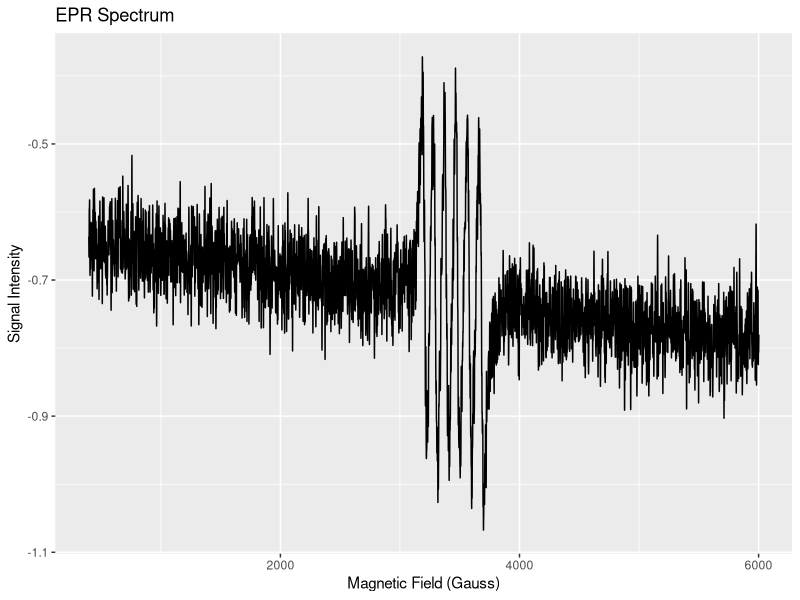
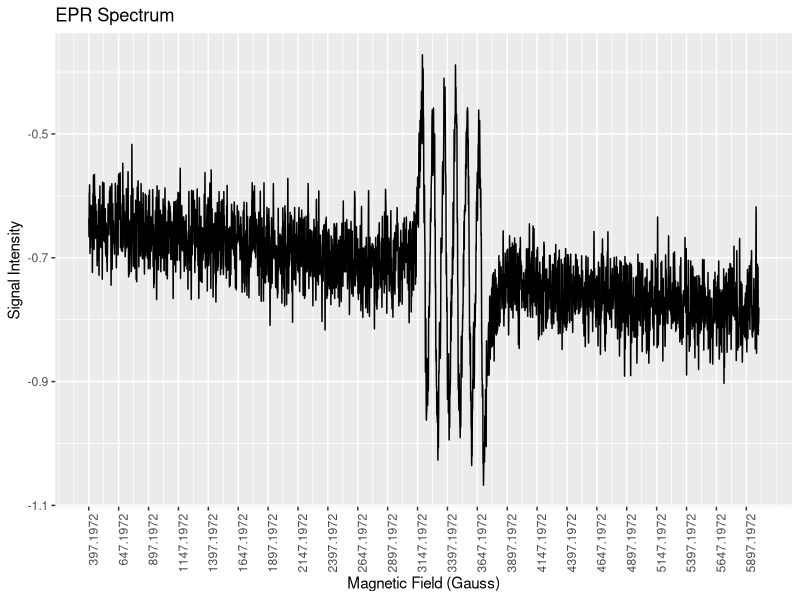
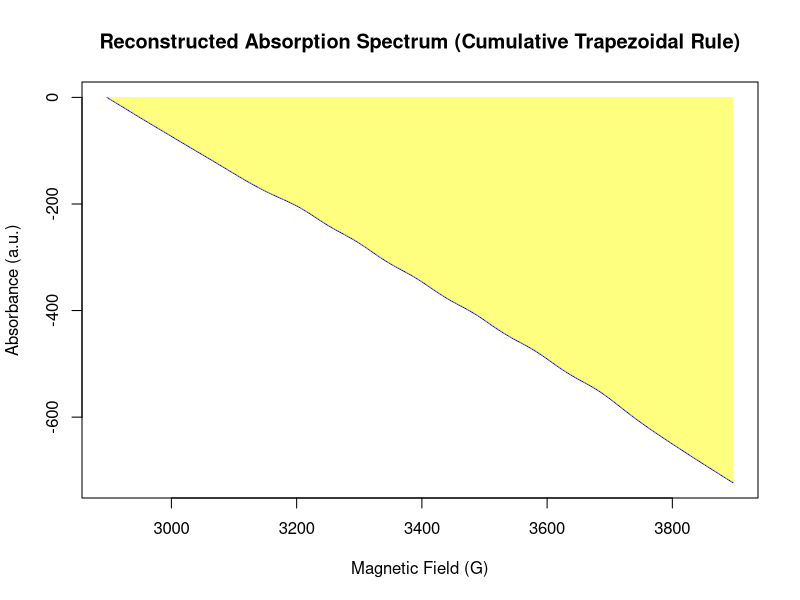

Write the R code that produced these figures, in order.
# Load libraries
library(ggplot2)
library(pracma)

# Read the EPR data, skipping lines if necessary
epr_data <- read.table("Data/FESO4_T2/FESO4_D0.TXT", header = FALSE, skip = 2)

# Assign meaningful column names
colnames(epr_data) <- c("Index", "Magnetic_Field", "Signal_Intensity")

# Check the structure of the data
str(epr_data)

# Plotting the raw EPR spectrum
ggplot(epr_data, aes(x = Magnetic_Field, y = Signal_Intensity)) +
  geom_line() +
  labs(title = "EPR Spectrum", x = "Magnetic Field (Gauss)", y = "Signal Intensity")


# Plotting the raw EPR spectrum with x-axis labels every 250 units and rotated 90 degrees
ggplot(epr_data, aes(x = Magnetic_Field, y = Signal_Intensity)) +
  geom_line() +
  labs(title = "EPR Spectrum", x = "Magnetic Field (Gauss)", y = "Signal Intensity") +
  scale_x_continuous(breaks = seq(min(epr_data$Magnetic_Field), max(epr_data$Magnetic_Field), by = 250)) +  # Set x-axis breaks every 250 units
  theme(axis.text.x = element_text(angle = 90, hjust = 1))  # Rotate x-axis labels 90 degrees



#################################################################
# below sybtax are incorrect for thiese peaks / 

# mark maxima nad minima


###--- Calculate the g-Factor for Each Peak

# Step 1: Find the maximum and minimum points in the corrected signal
max_index <- which.max(epr_data$Signal_Intensity)
min_index <- which.min(epr_data$Signal_Intensity)

# Magnetic field values at the maximum and minimum signal intensities
max_field <- epr_data$Magnetic_Field[max_index]
min_field <- epr_data$Magnetic_Field[min_index]

# Step 2: Calculate the midpoint of the magnetic field values
midpoint_field <- (max_field + min_field) / 2

# Step 3: Convert the midpoint magnetic field from Gauss to Tesla
midpoint_field_T <- midpoint_field * 1e-4  # 1 G = 1e-4 T

# Constants for g-factor calculation
microwave_frequency <- 9.647667e+09 # 9.648322 GHz in Hz
h <- 6.626e-34  # Planck's constant in J·s
mu_B <- 9.274e-24  # Bohr magneton in J/T

# Step 4: Calculate the g-factor using the midpoint magnetic field
g_factor <- h * microwave_frequency / (mu_B * midpoint_field_T)


# Ref https://webhome.auburn.edu/~duinedu/epr/2_pracaspects.pdf



###--- anti-derivation

# Step 1: Define the range of interest
start_field <- 2897.1972
end_field <- 3897.1972

# Step 2: Subset the data based on the defined range
roi_peak <- subset(epr_data, Magnetic_Field >= start_field & Magnetic_Field <= end_field)

# Step 3: Apply a smoothing filter to the signal (optional but recommended)
spline_smooth <- smooth.spline(roi_peak$Magnetic_Field, roi_peak$Signal_Intensity, spar=0.7)
smoothed_signal <- predict(spline_smooth, roi_peak$Magnetic_Field)$y

# Step 4: Implement cumulative trapezoidal rule manually for cumulative integration
cumulative_absorption <- cumsum((smoothed_signal[-1] + smoothed_signal[-length(smoothed_signal)]) / 2 * diff(roi_peak$Magnetic_Field))

# Step 5: Add the first zero value (so that it starts at zero)
cumulative_absorption <- c(0, cumulative_absorption)

# Step 6: Baseline correction - shift the curve to start from zero
cumulative_absorption <- cumulative_absorption - cumulative_absorption[1]

# Step 7: Plot the reconstructed absorption spectrum
plot(roi_peak$Magnetic_Field, cumulative_absorption, type = 'l', col = 'blue',
     xlab = 'Magnetic Field (G)', ylab = 'Absorbance (a.u.)',
     main = 'Reconstructed Absorption Spectrum (Cumulative Trapezoidal Rule)')

# Step 8: Calculate the total area under the curve (AUC) using the trapezoidal rule
auc <- trapz(roi_peak$Magnetic_Field, cumulative_absorption)
print(paste("Area under the curve (AUC):", auc))


# Step 9: Highlight the area under the curve in yellow
polygon(c(roi_peak$Magnetic_Field, rev(roi_peak$Magnetic_Field)),
        c(rep(0, length(cumulative_absorption)), rev(cumulative_absorption)),
        col = rgb(1, 1, 0, 0.5), border = NA)  # Yellow area





